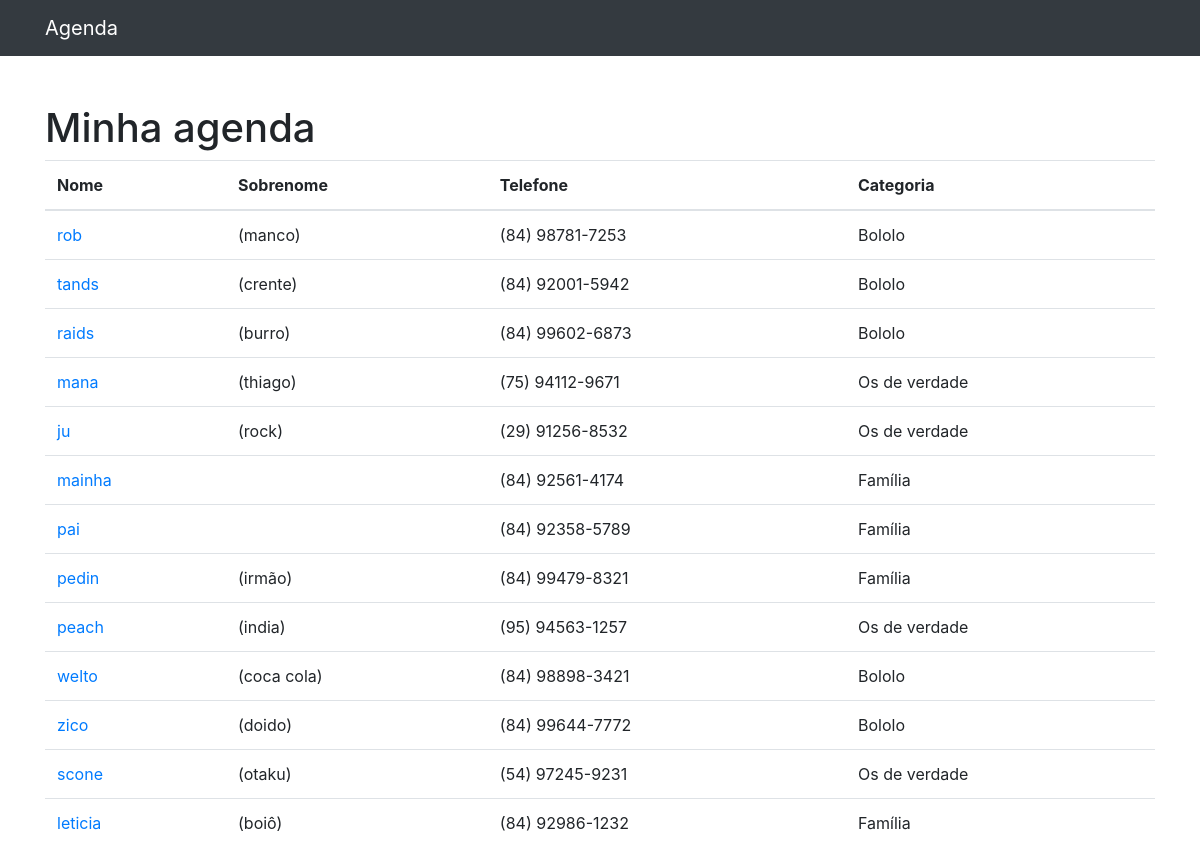
The page / on the database its author committed.
### contatos/models.py (models this page shows, shortened)
class Contato(models.Model):
    nome = models.CharField(max_length=255)
    sobrenome = models.CharField(max_length=255, blank=True)
    telefone = models.CharField(max_length=50)
    email = models.EmailField(max_length=255, blank=True)
    data_criacao = models.DateTimeField(default=timezone.now)
    descricao = models.TextField(blank=True)
    categoria = models.ForeignKey(Categoria, on_delete=models.DO_NOTHING)
    mostrar = models.BooleanField(default=True)

class Categoria(models.Model):
    nome = models.CharField(max_length=255)
    def __str__(self):
        return self.nome

### contatos/views.py (the view)
# urls.py: path('', views.index, name="index"),
def index(request):
    contatos = Contato.objects.all
    return render(request, 'contatos/index.html', {
        'contatos': contatos
    })

### contatos/templates/contatos/index.html
{% extends 'base.html' %}
{% block conteudo %}
<h1 class="mt-5">Minha agenda</h1>
<table class="table">
  <thead>
    <tr>
      <th>Nome</th>
      <th>Sobrenome</th>
      <th>Telefone</th>
      <th>Categoria</th>
    </tr>
  </thead>
  <tbody>
    {% for contato in contatos %}
      {% if contato.mostrar %}
      <tr>
        <td>
          <a href={% url 'ver_contato' contato.id %}>{{ contato.nome }}</a>
        </td>
        <td>{{ contato.sobrenome }}</td>
        <td>{{ contato.telefone }}</td>
        <td>{{ contato.categoria }}</td>
      </tr>
      {% endif %}
    {% endfor %}
  </tbody>
</table>
{% endblock conteudo %}

### rows shown on the page
Contato: nome "rob", sobrenome "(manco)", telefone "(84) 98781-7253", categoria "Bololo"
Contato: nome "tands", sobrenome "(crente)", telefone "(84) 92001-5942", categoria "Bololo"
Contato: nome "raids", sobrenome "(burro)", telefone "(84) 99602-6873", categoria "Bololo"
Contato: nome "mana", sobrenome "(thiago)", telefone "(75) 94112-9671", categoria "Os de verdade"
Contato: nome "ju", sobrenome "(rock)", telefone "(29) 91256-8532", categoria "Os de verdade"
Contato: nome "mainha", telefone "(84) 92561-4174", categoria "Família"
Contato: nome "pai", telefone "(84) 92358-5789", categoria "Família"
Contato: nome "pedin", sobrenome "(irmão)", telefone "(84) 99479-8321", categoria "Família"
Contato: nome "peach", sobrenome "(india)", telefone "(95) 94563-1257", categoria "Os de verdade"
Contato: nome "welto", sobrenome "(coca cola)", telefone "(84) 98898-3421", categoria "Bololo"
Contato: nome "zico", sobrenome "(doido)", telefone "(84) 99644-7772", categoria "Bololo"
Contato: nome "scone", sobrenome "(otaku)", telefone "(54) 97245-9231", categoria "Os de verdade"
Contato: nome "leticia", sobrenome "(boiô)", telefone "(84) 92986-1232", categoria "Família"
